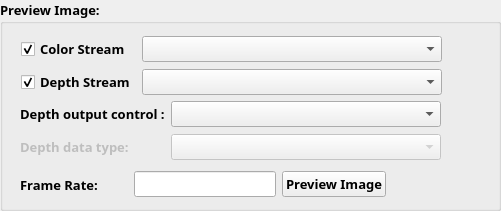
  <widget class="QGroupBox" name="groupBox_3">
   <property name="geometry">
    <rect>
     <x>540</x>
     <y>10</y>
     <width>501</width>
     <height>211</height>
    </rect>
   </property>
   <property name="font">
    <font>
     <family>Courier 10 Pitch</family>
     <pointsize>10</pointsize>
     <weight>75</weight>
     <bold>true</bold>
    </font>
   </property>
   <property name="title">
    <string>Preview Image:</string>
   </property>
   <widget class="QWidget" name="layoutWidget19">
    <property name="geometry">
     <rect>
      <x>21</x>
      <y>35</y>
      <width>421</width>
      <height>62</height>
     </rect>
    </property>
    <layout class="QGridLayout" name="gridLayout_7">
     <item row="0" column="0">
      <widget class="QCheckBox" name="colorStreamChk">
       <property name="enabled">
        <bool>true</bool>
       </property>
       <property name="text">
        <string>Color Stream</string>
       </property>
       <property name="checked">
        <bool>true</bool>
       </property>
      </widget>
     </item>
     <item row="0" column="1">
      <widget class="QComboBox" name="colorStreamCombo">
       <property name="sizePolicy">
        <sizepolicy hsizetype="MinimumExpanding" vsizetype="Fixed">
         <horstretch>0</horstretch>
         <verstretch>0</verstretch>
        </sizepolicy>
       </property>
      </widget>
     </item>
     <item row="1" column="0">
      <widget class="QCheckBox" name="depthStreamChk">
       <property name="text">
        <string>Depth Stream</string>
       </property>
       <property name="checked">
        <bool>true</bool>
       </property>
      </widget>
     </item>
     <item row="1" column="1">
      <widget class="QComboBox" name="depthStreamCombo">
       <property name="sizePolicy">
        <sizepolicy hsizetype="MinimumExpanding" vsizetype="Fixed">
         <horstretch>0</horstretch>
         <verstretch>0</verstretch>
        </sizepolicy>
       </property>
      </widget>
     </item>
    </layout>
   </widget>
   <widget class="QWidget" name="layoutWidget21">
    <property name="geometry">
     <rect>
      <x>20</x>
      <y>170</y>
      <width>366</width>
      <height>29</height>
     </rect>
    </property>
    <layout class="QHBoxLayout" name="horizontalLayout_7">
     <item>
      <widget class="QLabel" name="label_6">
       <property name="sizePolicy">
        <sizepolicy hsizetype="MinimumExpanding" vsizetype="Preferred">
         <horstretch>0</horstretch>
         <verstretch>0</verstretch>
        </sizepolicy>
       </property>
       <property name="text">
        <string>Frame Rate:</string>
       </property>
      </widget>
     </item>
     <item>
      <widget class="QLineEdit" name="fpsLineEdit">
       <property name="sizePolicy">
        <sizepolicy hsizetype="MinimumExpanding" vsizetype="Fixed">
         <horstretch>0</horstretch>
         <verstretch>0</verstretch>
        </sizepolicy>
       </property>
       <property name="alignment">
        <set>Qt::AlignCenter</set>
       </property>
      </widget>
     </item>
     <item>
      <widget class="QPushButton" name="previewBtn">
       <property name="text">
        <string>Preview Image</string>
       </property>
      </widget>
     </item>
    </layout>
   </widget>
   <widget class="QWidget" name="layoutWidget19_2">
    <property name="geometry">
     <rect>
      <x>20</x>
      <y>100</y>
      <width>421</width>
      <height>61</height>
     </rect>
    </property>
    <layout class="QGridLayout" name="gridLayout_10">
     <item row="1" column="1">
      <widget class="QComboBox" name="depthDataTypeCombo">
       <property name="enabled">
        <bool>false</bool>
       </property>
       <property name="sizePolicy">
        <sizepolicy hsizetype="MinimumExpanding" vsizetype="Fixed">
         <horstretch>0</horstretch>
         <verstretch>0</verstretch>
        </sizepolicy>
       </property>
      </widget>
     </item>
     <item row="0" column="1">
      <widget class="QComboBox" name="depthOutputCtrlCombo">
       <property name="sizePolicy">
        <sizepolicy hsizetype="MinimumExpanding" vsizetype="Fixed">
         <horstretch>0</horstretch>
         <verstretch>0</verstretch>
        </sizepolicy>
       </property>
      </widget>
     </item>
     <item row="0" column="0">
      <widget class="QLabel" name="label_26">
       <property name="text">
        <string>Depth output control :</string>
       </property>
      </widget>
     </item>
     <item row="1" column="0">
      <widget class="QLabel" name="label_25">
       <property name="enabled">
        <bool>false</bool>
       </property>
       <property name="text">
        <string>Depth data type:</string>
       </property>
      </widget>
     </item>
    </layout>
   </widget>
  </widget>
